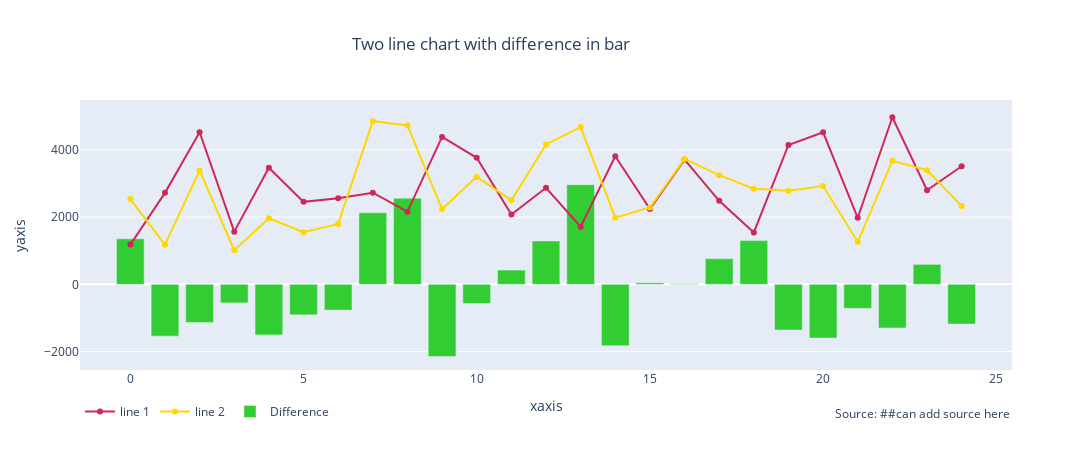

Write notebook code for a chart like this one.
### Markdown cell above
## 2. Two line chart with difference in bar

### Code cell
trace0 = go.Scatter(
        x = x,
        y = y1,
        mode = 'lines+markers',
        name = 'line 1',
        line=dict(color="rgb(206,40,89)",width=2)
    )
trace1 = go.Scatter(
        x = x,
        y = y2,
        mode = 'lines+markers',
        name = 'line 2',
        line=dict(color="gold",width=2)
    )
    
trace2 = go.Bar(
        x=x,
        y=[(y2[i]-y1[i]) for i in x],
        name = 'Difference',
        marker_color="limegreen"
    )
layout =go.Layout(title="Two line chart with difference in bar",title_x=0.45,xaxis=dict(title='xaxis'), 
                 yaxis=dict(title='yaxis'),showlegend=True)
    
fig=go.Figure(data=[trace0,trace1,trace2],layout=layout)
    
fig.update_layout(width =1100,height=450,autosize=True,legend_orientation="h",
        annotations=[dict(x=1,y=-0.2,xref='paper',yref='paper',
                          text="Source: ##can add source here",showarrow=False,       
                )
            ]
        )
fig.show()

### Figure 1 — Plotly figure (JSON) as saved in the notebook; plotly's stock layout.template omitted (floating-point values rounded to 4 significant figures)
{"data": [{"line": {"color": "rgb(206,40,89)", "width": 2}, "mode": "lines+markers", "name": "line 1", "type": "scatter", "x": [0, 1, 2, 3, 4, 5, 6, 7, 8, 9, 10, 11, 12, 13, 14, 15, 16, 17, 18, 19, 20, 21, 22, 23, 24], "y": [1182, 2721, 4523, 1568, 3470, 2454, 2563, 2725, 2161, 4386, 3764, 2074, 2871, 1715, 3809, 2241, 3710, 2485, 1544, 4145, 4522, 1980, 4970, 2800, 3512]}, {"line": {"color": "gold", "width": 2}, "mode": "lines+markers", "name": "line 2", "type": "scatter", "x": [0, 1, 2, 3, 4, 5, 6, 7, 8, 9, 10, 11, 12, 13, 14, 15, 16, 17, 18, 19, 20, 21, 22, 23, 24], "y": [2536, 1181, 3387, 1016, 1965, 1548, 1798, 4854, 4725, 2240, 3196, 2499, 4162, 4679, 1983, 2287, 3730, 3248, 2845, 2785, 2925, 1266, 3674, 3394, 2329]}, {"marker": {"color": "limegreen"}, "name": "Difference", "type": "bar", "x": [0, 1, 2, 3, 4, 5, 6, 7, 8, 9, 10, 11, 12, 13, 14, 15, 16, 17, 18, 19, 20, 21, 22, 23, 24], "y": [1354, -1540, -1136, -552, -1505, -906, -765, 2129, 2564, -2146, -568, 425, 1291, 2964, -1826, 46, 20, 763, 1301, -1360, -1597, -714, -1296, 594, -1183]}], "layout": {"annotations": [{"showarrow": false, "text": "Source: ##can add source here", "x": 1, "xref": "paper", "y": -0.2, "yref": "paper"}], "autosize": true, "height": 450, "legend": {"orientation": "h"}, "showlegend": true, "title": {"text": "Two line chart with difference in bar", "x": 0.45}, "width": 1100, "xaxis": {"title": {"text": "xaxis"}}, "yaxis": {"title": {"text": "yaxis"}}}}
